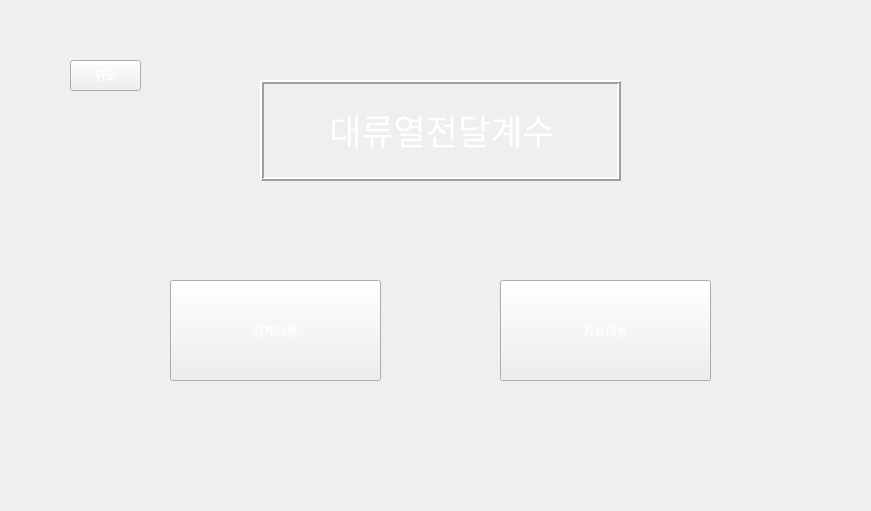
<?xml version="1.0" encoding="UTF-8"?>
<ui version="4.0">
 <class>Form</class>
 <widget class="QWidget" name="Form">
  <property name="geometry">
   <rect>
    <x>0</x>
    <y>0</y>
    <width>871</width>
    <height>511</height>
   </rect>
  </property>
  <property name="minimumSize">
   <size>
    <width>581</width>
    <height>341</height>
   </size>
  </property>
  <property name="maximumSize">
   <size>
    <width>871</width>
    <height>511</height>
   </size>
  </property>
  <property name="windowTitle">
   <string>Convection</string>
  </property>
  <property name="styleSheet">
   <string notr="true">background-image: url(:/background/하얀거.png);</string>
  </property>
  <widget class="QPushButton" name="pushButton">
   <property name="geometry">
    <rect>
     <x>70</x>
     <y>60</y>
     <width>71</width>
     <height>31</height>
    </rect>
   </property>
   <property name="styleSheet">
    <string notr="true">QPushButton {
color: qlineargradient(spread:pad, x1:0, y1:1, x2:1, y2:0, stop:0 rgba(255, 255, 255, 255), stop:1 rgba(255, 255, 255, 255));
background-image: url(:/background/버튼2.png);
font: 14pt &quot;맑은 고딕&quot;;
}
QPushButton:hover{
border-image: url(:/background/버튼클릭2.png);
}</string>
   </property>
   <property name="text">
    <string>뒤로</string>
   </property>
  </widget>
  <widget class="QPushButton" name="pushButton_2">
   <property name="geometry">
    <rect>
     <x>170</x>
     <y>280</y>
     <width>211</width>
     <height>101</height>
    </rect>
   </property>
   <property name="toolTip">
    <string>수직평판에서의 Nusselt Number를 구합니다</string>
   </property>
   <property name="toolTipDuration">
    <number>5000</number>
   </property>
   <property name="styleSheet">
    <string notr="true">QPushButton {
color: qlineargradient(spread:pad, x1:0, y1:1, x2:1, y2:0, stop:0 rgba(255, 255, 255, 255), stop:1 rgba(255, 255, 255, 255));
background-image: url(:/background/버튼2.png);
font: 20pt &quot;맑은 고딕&quot;;
}
QPushButton:hover{
border-image: url(:/background/버튼클릭2.png);
}</string>
   </property>
   <property name="text">
    <string>강제대류</string>
   </property>
  </widget>
  <widget class="QPushButton" name="pushButton_4">
   <property name="geometry">
    <rect>
     <x>500</x>
     <y>280</y>
     <width>211</width>
     <height>101</height>
    </rect>
   </property>
   <property name="toolTip">
    <string>수직평판에서의 Nusselt Number를 구합니다</string>
   </property>
   <property name="toolTipDuration">
    <number>5000</number>
   </property>
   <property name="styleSheet">
    <string notr="true">QPushButton {
color: qlineargradient(spread:pad, x1:0, y1:1, x2:1, y2:0, stop:0 rgba(255, 255, 255, 255), stop:1 rgba(255, 255, 255, 255));
background-image: url(:/background/버튼2.png);
font: 20pt &quot;맑은 고딕&quot;;
}
QPushButton:hover{
border-image: url(:/background/버튼클릭2.png);
}</string>
   </property>
   <property name="text">
    <string>자유대류</string>
   </property>
  </widget>
  <widget class="QLabel" name="label_9">
   <property name="geometry">
    <rect>
     <x>0</x>
     <y>0</y>
     <width>871</width>
     <height>511</height>
    </rect>
   </property>
   <property name="styleSheet">
    <string notr="true">image: url(:/background/배경2.png);</string>
   </property>
   <property name="text">
    <string/>
   </property>
  </widget>
  <widget class="QLabel" name="label">
   <property name="geometry">
    <rect>
     <x>260</x>
     <y>80</y>
     <width>361</width>
     <height>101</height>
    </rect>
   </property>
   <property name="styleSheet">
    <string notr="true">font: 10pt &quot;맑은 고딕&quot;;
color: rgb(255, 255, 255);
background-image: url(:/background/버튼2.png);</string>
   </property>
   <property name="frameShape">
    <enum>QFrame::Box</enum>
   </property>
   <property name="frameShadow">
    <enum>QFrame::Raised</enum>
   </property>
   <property name="lineWidth">
    <number>2</number>
   </property>
   <property name="text">
    <string>&lt;!DOCTYPE HTML PUBLIC &quot;-//W3C//DTD HTML 4.0//EN&quot; &quot;http://www.w3.org/TR/REC-html40/strict.dtd&quot;&gt;
&lt;html&gt;&lt;head&gt;&lt;meta name=&quot;qrichtext&quot; content=&quot;1&quot; /&gt;&lt;style type=&quot;text/css&quot;&gt;
p, li { white-space: pre-wrap; }
&lt;/style&gt;&lt;/head&gt;&lt;body style=&quot; font-family:'맑은 고딕'; font-size:10pt; font-weight:400; font-style:normal;&quot;&gt;
&lt;p align=&quot;center&quot; style=&quot; margin-top:12px; margin-bottom:12px; margin-left:0px; margin-right:0px; -qt-block-indent:0; text-indent:0px;&quot;&gt;&lt;span style=&quot; font-size:26pt;&quot;&gt;대류열전달계수&lt;/span&gt;&lt;/p&gt;&lt;/body&gt;&lt;/html&gt;</string>
   </property>
   <property name="buddy">
    <cstring>pushButton</cstring>
   </property>
  </widget>
  <zorder>label_9</zorder>
  <zorder>pushButton</zorder>
  <zorder>pushButton_2</zorder>
  <zorder>pushButton_4</zorder>
  <zorder>label</zorder>
 </widget>
 <resources>
  <include location="../resource/resources.qrc"/>
 </resources>
 <connections/>
</ui>
